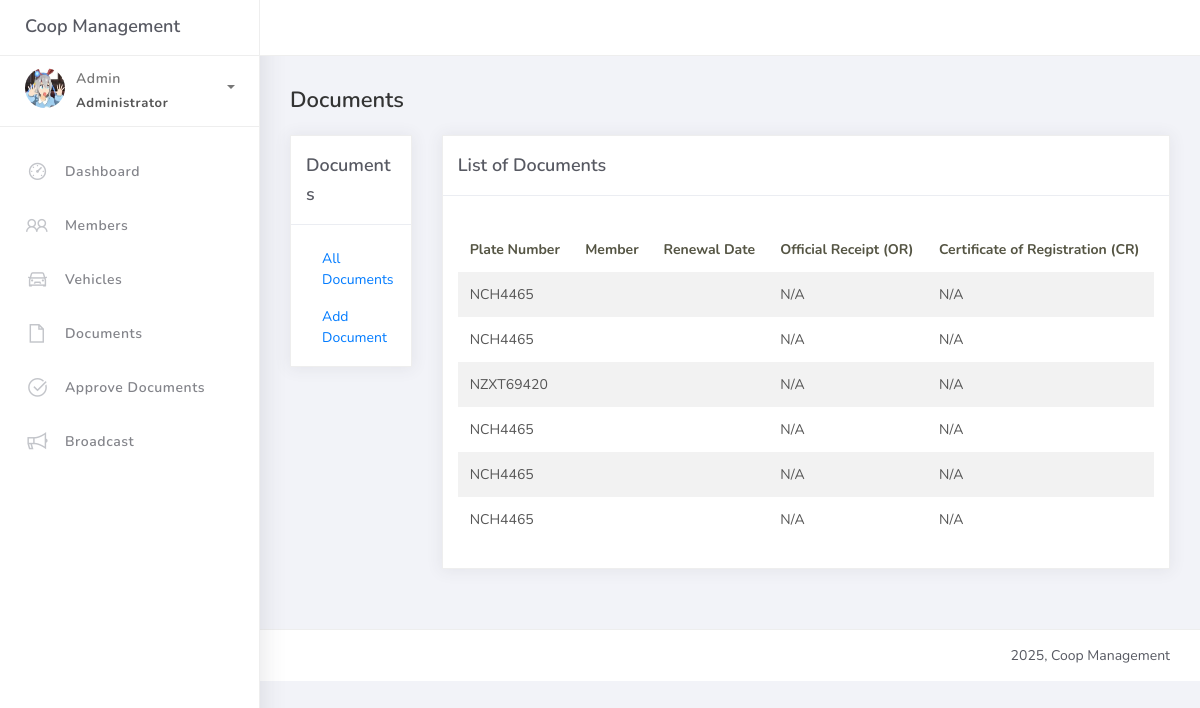
/documents/ (signed in), run on an earlier commit of the app's database.
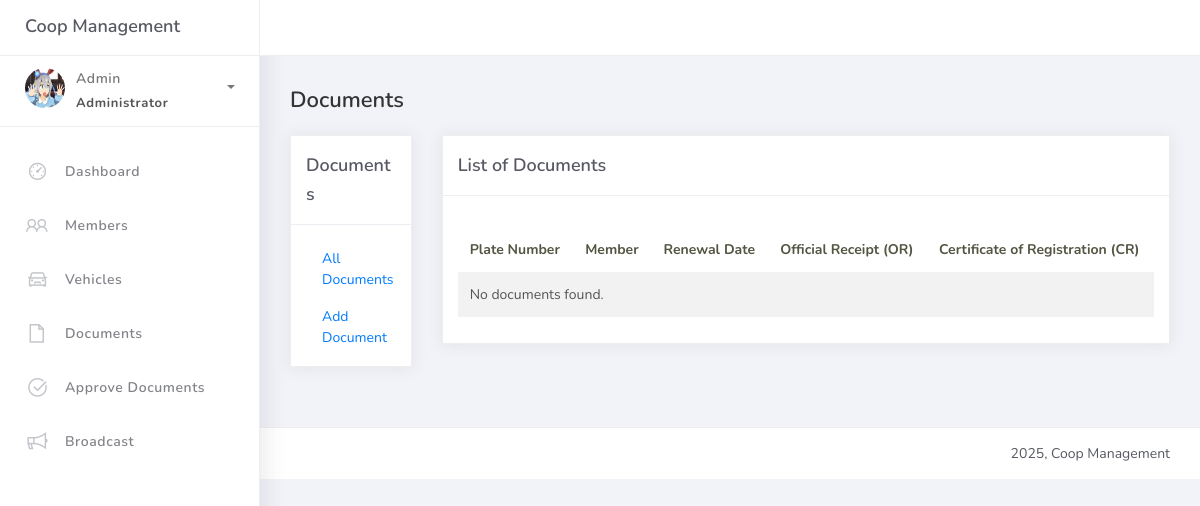
And on a later commit of the database.
### coop/models.py (models this page shows, shortened)
class Document(models.Model):
    tin = models.CharField(max_length=12, unique=True)
    vehicle = models.OneToOneField(Vehicle, on_delete=models.SET_NULL, null=True, blank=True, related_name="document")

class Vehicle(models.Model):
    plate_number = models.CharField(max_length=20, unique=True)
    engine_number = models.CharField(max_length=50, blank=True, null=True)
    chassis_number = models.CharField(max_length=50, blank=True, null=True)
    make_brand = models.CharField(max_length=100, blank=True, null=True)
    body_type = models.CharField(max_length=50, default="van", editable=False)
    year_model = models.PositiveIntegerField(blank=True, null=True)
    series = models.CharField(max_length=50, blank=True, null=True)
    color = models.CharField(max_length=30, blank=True, null=True)
    member = models.ForeignKey(Member, on_delete=models.SET_NULL, null=True, blank=True, related_name="vehicles")

### coop/views.py (the view)
# urls.py: path("documents/", views.DocumentListView.as_view(), name="document_list"),
@method_decorator(login_required, name='dispatch')
class DocumentListView(ListView):
    model = Document
    template_name = "documentlist.html"
    context_object_name = "object_list"
    paginate_by = 10
    def get_queryset(self):
        return super().get_queryset().select_related('vehicle__member')

### templates/documentlist.html (shortened to what this page needs)
{% extends 'base.html' %}
{% load static %}
{% block content %}
<div class="content">
    <div class="container-fluid">
        <h4 class="page-title">Documents</h4>
        <div class="row">
            {% include 'includes/document_sidebar.html' %}
            <div class="col-md-10">
                <div class="card">
                    <div class="card-header">
                        <div class="card-title">List of Documents</div>
                    </div>
                    <div class="card-body">
                        <table class="table table-striped mt-3">
                            <thead>
                                <tr>
                                    <th>Plate Number</th>
                                    <th>Member</th>
                                    <th>Renewal Date</th>
                                    <th>Official Receipt (OR)</th>
                                    <th>Certificate of Registration (CR)</th>
                                </tr>
                            </thead>
                            <tbody>
                                {% for doc in object_list %}
                                <tr>
                                    <td>{{ doc.vehicle.plate_number }}</td>
                                    <td>{{ doc.vehicle.member.name }}</td>
                                    <td>{{ doc.renewal_date }}</td>
                                    <td>
                                        {% if doc.official_receipt %}
                                            <a href="{{ doc.official_receipt.url }}" target="_blank">View OR</a>
                                        {% else %}
                                            N/A
                                        {% endif %}
                                    </td>
                                    <td>
                                        {% if doc.certificate_of_registration %}
                                            <a href="{{ doc.certificate_of_registration.url }}" target="_blank">View CR</a>
                                        {% else %}
                                            N/A
                                        {% endif %}
                                    </td>
                                </tr>
                                {% empty %}
                                <tr>
                                    <td colspan="5">No documents found.</td>
                                </tr>
                                {% endfor %}
                            </tbody>
                        </table>
                    </div>
                </div>
            </div>
        </div>
    </div>
</div>
{% endblock %}

### templates/base.html (shortened to what this page needs)
{% load static %}
<!DOCTYPE html>
<html>
<head>
	<link rel="stylesheet" href="{% static 'css/bootstrap.min.css' %}">
	<link rel="stylesheet" href="{% static 'css/ready.css' %}">
    <link rel="stylesheet" href="{% static 'css/demo.css' %}">
</head>
<body>
	<div class="wrapper">
		<div class="main-header">
			<div class="logo-header">
				<a href="{% url 'home' %}" class="logo">
					Coop Management
				</a>
			</div>
		</div>
		<div class="sidebar">
			<div class="scrollbar-inner sidebar-wrapper">
				<div class="user">
					<div class="photo">
						<img src="{% static 'img/boss.jpg' %}" alt="Img Profile">
					</div>
					<div class="info">
						<a data-toggle="collapse" href="#userMenu" aria-expanded="true">
							<span>
								Admin
								<span class="user-level">Administrator</span>
								<span class="caret"></span>
							</span>
						</a>
					</div>
				</div>
				<ul class="nav">
					<li class="nav-item">
						<a href="{% url 'home' %}">
							<i class="la la-dashboard"></i>
							<p>Dashboard</p>
						</a>
					</li>
					<li class="nav-item">
						<a href="{% url 'member_list' %}">
							<i class="la la-users"></i>
							<p>Members</p>
						</a>
					</li>
					<li class="nav-item">
						<a href="{% url 'vehicle_list' %}">
							<i class="la la-car"></i>
							<p>Vehicles</p>
						</a>
					</li>
					<li class="nav-item">
						<a href="{% url 'document_list' %}">
							<i class="la la-file"></i>
							<p>Documents</p>
						</a>
					</li>
					<li class="nav-item">
						<a href="{% url 'approve_documents' %}">
							<i class="la la-check-circle"></i>
							<p>Approve Documents</p>
						</a>
					</li>
					<li class="nav-item">
						<a href="{% url 'broadcast' %}">
							<i class="la la-bullhorn"></i>
							<p>Broadcast</p>
						</a>
					</li>
				</ul>
			</div>
		</div>
		<div class="main-panel">
			{% block content %}{% endblock %}
			<footer class="footer">
				<div class="container-fluid">
					<div class="copyright ml-auto">
						2025, Coop Management
					</div>
				</div>
			</footer>
		</div>
	</div>
</body>
</html>

### templates/includes/document_sidebar.html
<div class="col-md-2">
    <div class="card">
        <div class="card-header">
            <div class="card-title">Documents</div>
        </div>
        <div class="card-body">
            <ul class="nav flex-column">
                <li class="nav-item">
                    <a class="nav-link {% if request.resolver_match.url_name == 'document_list' %}active{% endif %}" href="{% url 'document_list' %}">
                        All Documents
                    </a>
                </li>
                <li class="nav-item">
                    <a class="nav-link {% if request.resolver_match.url_name == 'document_add' %}active{% endif %}" href="{% url 'document_add' %}">
                        Add Document
                    </a>
                </li>
            </ul>
        </div>
    </div>
</div>

What changed in the data, as far as the page shows it:
removed Document: vehicle.plate_number "NCH4465"
removed Document: vehicle.plate_number "NCH4465"
removed Document: vehicle.plate_number "NZXT69420"
removed Document: vehicle.plate_number "NCH4465"
removed Document: vehicle.plate_number "NCH4465"
removed Document: vehicle.plate_number "NCH4465"
Also different on the page:
text now shown: "No documents found."
